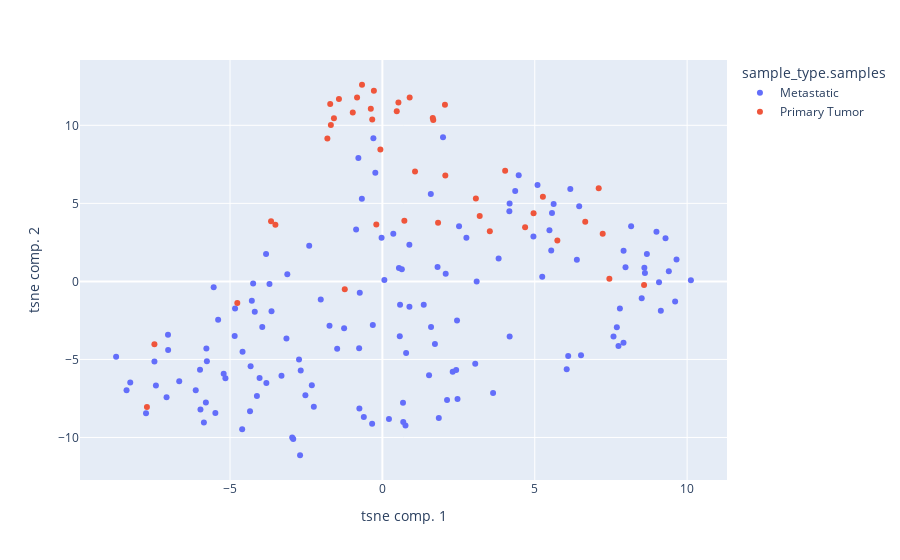

The cell this chart's notebook holds for it:
### Markdown cell above
2) Comme précedemment, afficher les patientes dans cet espace et colorer les points selon le type d'echantillons et la localisation de la tumeur

### Code cell
tsne_df2 = pd.concat([tsne_df,clinicalData],axis = 1)
fig = px.scatter(tsne_df2, x="tsne comp. 1", y="tsne comp. 2", color="sample_type.samples")
fig.show()

### Figure 1 — Plotly figure (JSON) as saved in the notebook; plotly's stock layout.template omitted (floating-point values rounded to 4 significant figures; data arrays with more than 128 entries replaced by an {"elided": "..."} marker saying what was removed)
{"data": [{"hovertemplate": "sample_type.samples=Metastatic<br>tsne comp. 1=%{x}<br>tsne comp. 2=%{y}<extra></extra>", "legendgroup": "Metastatic", "marker": {"color": "#636efa", "symbol": "circle"}, "mode": "markers", "name": "Metastatic", "orientation": "v", "showlegend": true, "type": "scatter", "x": {"elided": "137 float values"}, "xaxis": "x", "y": {"elided": "137 float values"}, "yaxis": "y"}, {"hovertemplate": "sample_type.samples=Primary Tumor<br>tsne comp. 1=%{x}<br>tsne comp. 2=%{y}<extra></extra>", "legendgroup": "Primary Tumor", "marker": {"color": "#EF553B", "symbol": "circle"}, "mode": "markers", "name": "Primary Tumor", "orientation": "v", "showlegend": true, "type": "scatter", "x": [2.053, 6.657, 1.071, -7.727, -0.9722, 7.449, 3.067, 3.194, 0.7206, 7.23, -0.2788, 4.028, 1.827, -0.2, -4.762, 5.267, 3.526, 8.588, 1.67, -3.511, 7.099, -0.3336, 4.683, -0.8312, -1.234, 0.8953, -0.6688, -1.713, -0.3799, -1.691, -1.805, -0.06556, 1.653, 0.5261, 2.066, 0.4712, -3.654, -1.426, 5.742, 4.961, -1.59, -7.482], "xaxis": "x", "y": [11.31, 3.822, 7.037, -8.048, 10.82, 0.1755, 5.314, 4.189, 3.886, 3.055, 12.21, 7.086, 3.752, 3.642, -1.388, 5.417, 3.219, -0.2383, 10.34, 3.628, 5.973, 10.37, 3.476, 11.79, -0.508, 11.77, 12.6, 11.36, 11.06, 10.02, 9.159, 8.451, 10.46, 11.45, 6.787, 10.89, 3.851, 11.69, 2.623, 4.359, 10.45, -4.031], "yaxis": "y"}], "layout": {"legend": {"title": {"text": "sample_type.samples"}, "tracegroupgap": 0}, "margin": {"t": 60}, "xaxis": {"anchor": "y", "domain": [0, 1], "title": {"text": "tsne comp. 1"}}, "yaxis": {"anchor": "x", "domain": [0, 1], "title": {"text": "tsne comp. 2"}}}}
